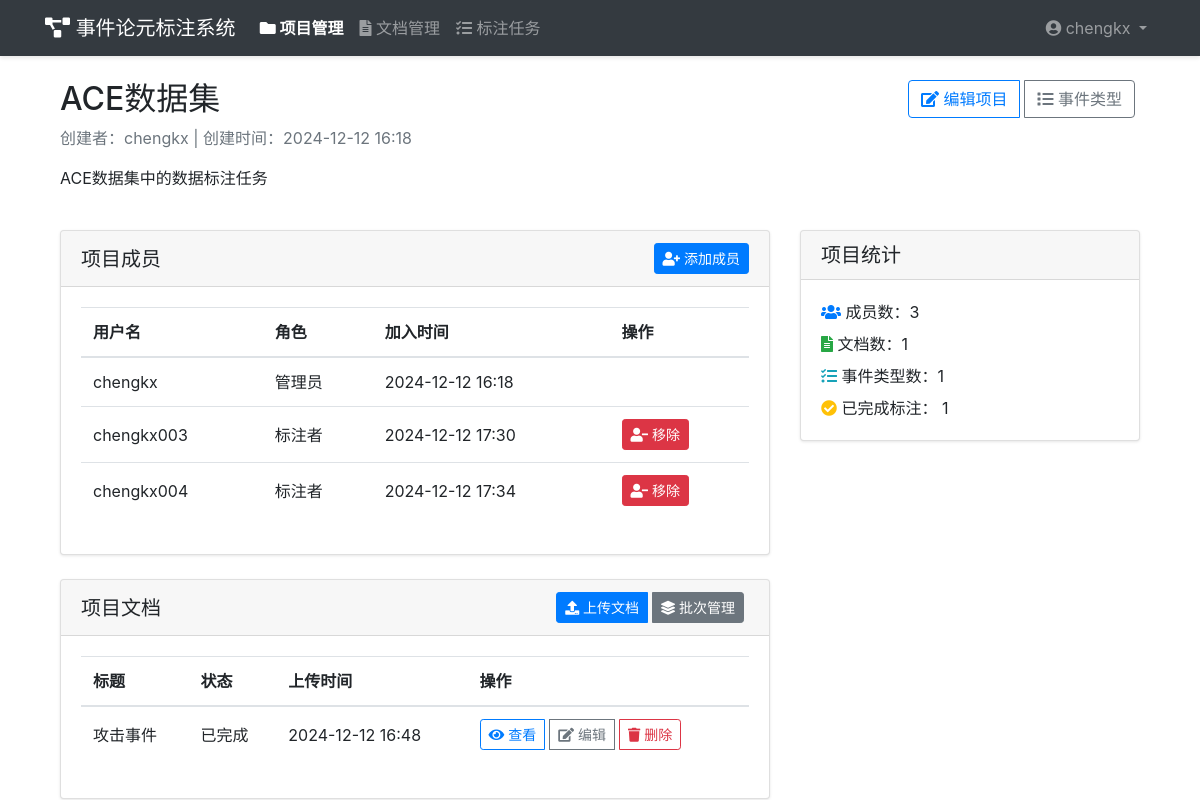
Screenshot of /4/ (signed in) with the database file from the repository.
### project_management/models.py (models this page shows, shortened)
class Project(models.Model):
    name = models.CharField('项目名称', max_length=100)
    description = models.TextField('项目描述', blank=True)
    created_by = models.ForeignKey(User, on_delete=models.CASCADE, related_name='created_projects', verbose_name='创建者')
    created_at = models.DateTimeField('创建时间', auto_now_add=True)
    updated_at = models.DateTimeField('更新时间', auto_now=True)
    members = models.ManyToManyField(User, through='ProjectMembership', related_name='projects')
    class Meta:
        verbose_name = '项目'
        verbose_name_plural = '项目'
        ordering = ['-created_at']

class ProjectMembership(models.Model):
    ROLE_CHOICES = [
        ('admin', '管理员'),
        ('annotator', '标注者'),
        ('reviewer', '审核者'),
    ]
    project = models.ForeignKey(Project, on_delete=models.CASCADE)
    user = models.ForeignKey(User, on_delete=models.CASCADE)
    role = models.CharField('角色', max_length=20, choices=ROLE_CHOICES)
    joined_at = models.DateTimeField('加入时间', auto_now_add=True)
    class Meta:
        verbose_name = '项目成员'
        verbose_name_plural = '项目成员'
        unique_together = ['project', 'user']

### file_management/models.py (models this page shows, shortened)
class Document(models.Model):
    STATUS_CHOICES = [
        ('pending', '待处理'),
        ('processing', '处理中'),
        ('completed', '已完成'),
        ('reviewed', '已审核'),
    ]
    title = models.CharField('文档标题', max_length=200)
    content = models.TextField('文档内容')
    project = models.ForeignKey(Project, on_delete=models.CASCADE, related_name='documents', verbose_name='所属项目')
    status = models.CharField('状态', max_length=20, choices=STATUS_CHOICES, default='pending')
    uploaded_by = models.ForeignKey(User, on_delete=models.CASCADE, related_name='uploaded_documents', verbose_name='上传者')
    uploaded_at = models.DateTimeField('上传时间', auto_now_add=True)
    assigned_to = models.ForeignKey(User, on_delete=models.SET_NULL, null=True, blank=True, related_name='assigned_documents', verbose_name='分配给')
    class Meta:
        verbose_name = '文档'
        verbose_name_plural = '文档'
        ordering = ['-uploaded_at']

### project_management/views.py (the view)
# urls.py: path('<int:pk>/', views.project_detail, name='project_detail'),
@login_required
@project_role_required(['admin', 'annotator', 'reviewer'])
def project_detail(request, pk):
    project = get_object_or_404(Project, pk=pk)
    user_role = project.projectmembership_set.get(user=request.user).role
    stats = {
        'member_count': project.members.count(),
        'document_count': project.documents.count(),
        'event_type_count': project.event_types.count(),
        'completed_count': project.documents.filter(status='completed').count(),
    }
    return render(request, 'project_management/project_detail.html', {
        'project': project,
        'user_role': user_role,
        'stats': stats,
    })

### templates/project_management/project_detail.html (shortened to what this page needs)
{% extends 'base.html' %}
{% load static %}
{% block content %}
<div class="container">
    <div class="row mb-4">
        <div class="col-md-8">
            <h2>{{ project.name }}</h2>
            <p class="text-muted">
                创建者：{{ project.created_by.username }} |
                创建时间：{{ project.created_at|date:"Y-m-d H:i" }}
            </p>
            <p>{{ project.description }}</p>
        </div>
        <div class="col-md-4 text-right">
            {% if user_role == 'admin' %}
            <div class="btn-group">
                <a href="{% url 'project_management:project_update' project.id %}" class="btn btn-outline-primary">
                    <i class="fas fa-edit"></i> 编辑项目
                </a>
                <a href="{% url 'event_management:event_type_list' project.id %}" class="btn btn-outline-secondary">
                    <i class="fas fa-list"></i> 事件类型
                </a>
            </div>
            {% endif %}
        </div>
    </div>
    <div class="row">
        <div class="col-md-8">
            <div class="card mb-4">
                <div class="card-header d-flex justify-content-between align-items-center">
                    <h5 class="mb-0">项目成员</h5>
                    {% if user_role == 'admin' %}
                    <a href="{% url 'project_management:add_member' project.id %}" class="btn btn-sm btn-primary">
                        <i class="fas fa-user-plus"></i> 添加成员
                    </a>
                    {% endif %}
                </div>
                <div class="card-body">
                    <div class="table-responsive">
                        <table class="table">
                            <thead>
                                <tr>
                                    <th>用户名</th>
                                    <th>角色</th>
                                    <th>加入时间</th>
                                    {% if user_role == 'admin' %}
                                    <th>操作</th>
                                    {% endif %}
                                </tr>
                            </thead>
                            <tbody>
                                {% for membership in project.projectmembership_set.all %}
                                <tr>
                                    <td>{{ membership.user.username }}</td>
                                    <td>{{ membership.get_role_display }}</td>
                                    <td>{{ membership.joined_at|date:"Y-m-d H:i" }}</td>
                                    {% if user_role == 'admin' and membership.user != project.created_by %}
                                    <td>
                                        <a href="{% url 'project_management:remove_member' project.id membership.id %}"
                                           class="btn btn-sm btn-danger"
                                           onclick="return confirm('确定要移除该成员吗？')">
                                            <i class="fas fa-user-minus"></i> 移除
                                        </a>
                                    </td>
                                    {% endif %}
                                </tr>
                                {% endfor %}
                            </tbody>
                        </table>
                    </div>
                </div>
            </div>
            <div class="card">
                <div class="card-header d-flex justify-content-between align-items-center">
                    <h5 class="mb-0">项目文档</h5>
                    {% if user_role == 'admin' %}
                    <div class="btn-group">
                        <a href="{% url 'file_management:document_upload' project.id %}" class="btn btn-sm btn-primary">
                            <i class="fas fa-upload"></i> 上传文档
                        </a>
                        <a href="{% url 'file_management:batch_list' project.id %}" class="btn btn-sm btn-secondary">
                            <i class="fas fa-layer-group"></i> 批次管理
                        </a>
                    </div>
                    {% endif %}
                </div>
                <div class="card-body">
                    {% if project.documents.exists %}
                    <div class="table-responsive">
                        <table class="table">
                            <thead>
                                <tr>
                                    <th>标题</th>
                                    <th>状态</th>
                                    <th>上传时间</th>
                                    <th>操作</th>
                                </tr>
                            </thead>
                            <tbody>
                                {% for doc in project.documents.all %}
                                <tr>
                                    <td>{{ doc.title }}</td>
                                    <td>{{ doc.get_status_display }}</td>
                                    <td>{{ doc.uploaded_at|date:"Y-m-d H:i" }}</td>
                                    <td>
                                        <div class="btn-group">
                                            <a href="{% url 'file_management:document_detail' project.id doc.id %}"
                                               class="btn btn-sm btn-outline-primary">
                                                <i class="fas fa-eye"></i> 查看
                                            </a>
                                            {% if user_role == 'admin' %}
                                            <a href="{% url 'file_management:document_update' project.id doc.id %}"
                                               class="btn btn-sm btn-outline-secondary">
                                                <i class="fas fa-edit"></i> 编辑
                                            </a>
                                            <a href="{% url 'file_management:document_delete' project.id doc.id %}"
                                               class="btn btn-sm btn-outline-danger"
                                               onclick="return confirm('确定要删除该文档吗？')">
                                                <i class="fas fa-trash"></i> 删除
                                            </a>
                                            {% endif %}
                                        </div>
                                    </td>
                                </tr>
                                {% endfor %}
                            </tbody>
                        </table>
                    </div>
                    {% else %}
                    <p class="text-center text-muted mb-0">暂无文档</p>
                    {% endif %}
                </div>
            </div>
        </div>
        <div class="col-md-4">
            <div class="card mb-4">
                <div class="card-header">
                    <h5 class="mb-0">项目统计</h5>
                </div>
                <div class="card-body">
                    <ul class="list-unstyled mb-0">
                        <li class="mb-2">
                            <i class="fas fa-users text-primary"></i> 成员数：{{ stats.member_count }}
                        </li>
                        <li class="mb-2">
                            <i class="fas fa-file-alt text-success"></i> 文档数：{{ stats.document_count }}
                        </li>
                        <li class="mb-2">
                            <i class="fas fa-tasks text-info"></i> 事件类型数：{{ stats.event_type_count }}
                        </li>
                        <li>
                            <i class="fas fa-check-circle text-warning"></i> 已完成标注：
                            {{ stats.completed_count }}
                        </li>
                    </ul>
                </div>
            </div>
        </div>
    </div>
</div>
{% endblock %}

### templates/base.html (shortened to what this page needs)
<!DOCTYPE html>
<html lang="zh-hans">
<head>
    <link href="https://cdn.bootcdn.net/ajax/libs/twitter-bootstrap/4.5.3/css/bootstrap.min.css" rel="stylesheet">
    <link href="https://cdn.bootcdn.net/ajax/libs/font-awesome/5.15.1/css/all.min.css" rel="stylesheet">
    <link href="https://cdn.bootcdn.net/ajax/libs/nprogress/0.2.0/nprogress.min.css" rel="stylesheet">
</head>
<body>
    <nav class="navbar navbar-expand-lg navbar-dark bg-dark">
        <div class="container">
            <a class="navbar-brand" href="/">
                <i class="fas fa-project-diagram"></i> 事件论元标注系统
            </a>
            <div class="collapse navbar-collapse" id="navbarNav">
                <ul class="navbar-nav mr-auto">
                    {% if user.is_authenticated %}
                    <li class="nav-item {% if request.resolver_match.app_name == 'project_management' %}active{% endif %}">
                        <a class="nav-link" href="{% url 'project_management:project_list' %}">
                            <i class="fas fa-folder"></i> 项目管理
                        </a>
                    </li>
                    <li class="nav-item {% if request.resolver_match.app_name == 'file_management' %}active{% endif %}">
                        <a class="nav-link" href="{% url 'file_management:document_list' %}">
                            <i class="fas fa-file-alt"></i> 文档管理
                        </a>
                    </li>
                    <li class="nav-item {% if request.resolver_match.app_name == 'annotation' %}active{% endif %}">
                        <a class="nav-link" href="{% url 'annotation:task_list' %}">
                            <i class="fas fa-tasks"></i> 标注任务
                        </a>
                    </li>
                    {% endif %}
                </ul>
                <ul class="navbar-nav">
                    {% if user.is_authenticated %}
                    <li class="nav-item dropdown">
                        <a class="nav-link dropdown-toggle" href="#" id="userDropdown" role="button" data-toggle="dropdown">
                            <i class="fas fa-user-circle"></i> {{ user.username }}
                        </a>
                    </li>
                    {% else %}
                    <li class="nav-item">
                        <a class="nav-link" href="{% url 'login' %}">
                            <i class="fas fa-sign-in-alt"></i> 登录
                        </a>
                    </li>
                    {% endif %}
                </ul>
            </div>
        </div>
    </nav>
    <div class="container mt-4">
        {% block content %}
        {% endblock %}
    </div>
</body>
</html>

### templates/base.html (style rules this page uses)
.navbar { box-shadow: 0 2px 4px rgba(0,0,0,.1); }
.nav-item.active { font-weight: bold; }
.card { box-shadow: 0 1px 3px rgba(0,0,0,.1); }
.btn-group .btn { margin-right: 5px; }
.table td, .table th { vertical-align: middle; }

### rows the page displays
Project: name "ACE数据集", created_by.username "chengkx", created_at "2024-12-12 16:18", description "ACE数据集中的数据标注任务"
ProjectMembership: user.username "chengkx", role "管理员", joined_at "2024-12-12 16:18"
ProjectMembership: user.username "chengkx003", role "标注者", joined_at "2024-12-12 17:30", shows "移除"
ProjectMembership: user.username "chengkx004", role "标注者", joined_at "2024-12-12 17:34", shows "移除"
Document: title "攻击事件", status "已完成", uploaded_at "2024-12-12 16:48"

### other values shown
{{ user.username }} "chengkx"
{{ stats.member_count }} "3"
{{ stats.document_count }} "1"
{{ stats.event_type_count }} "1"
{{ stats.completed_count }} "1"
